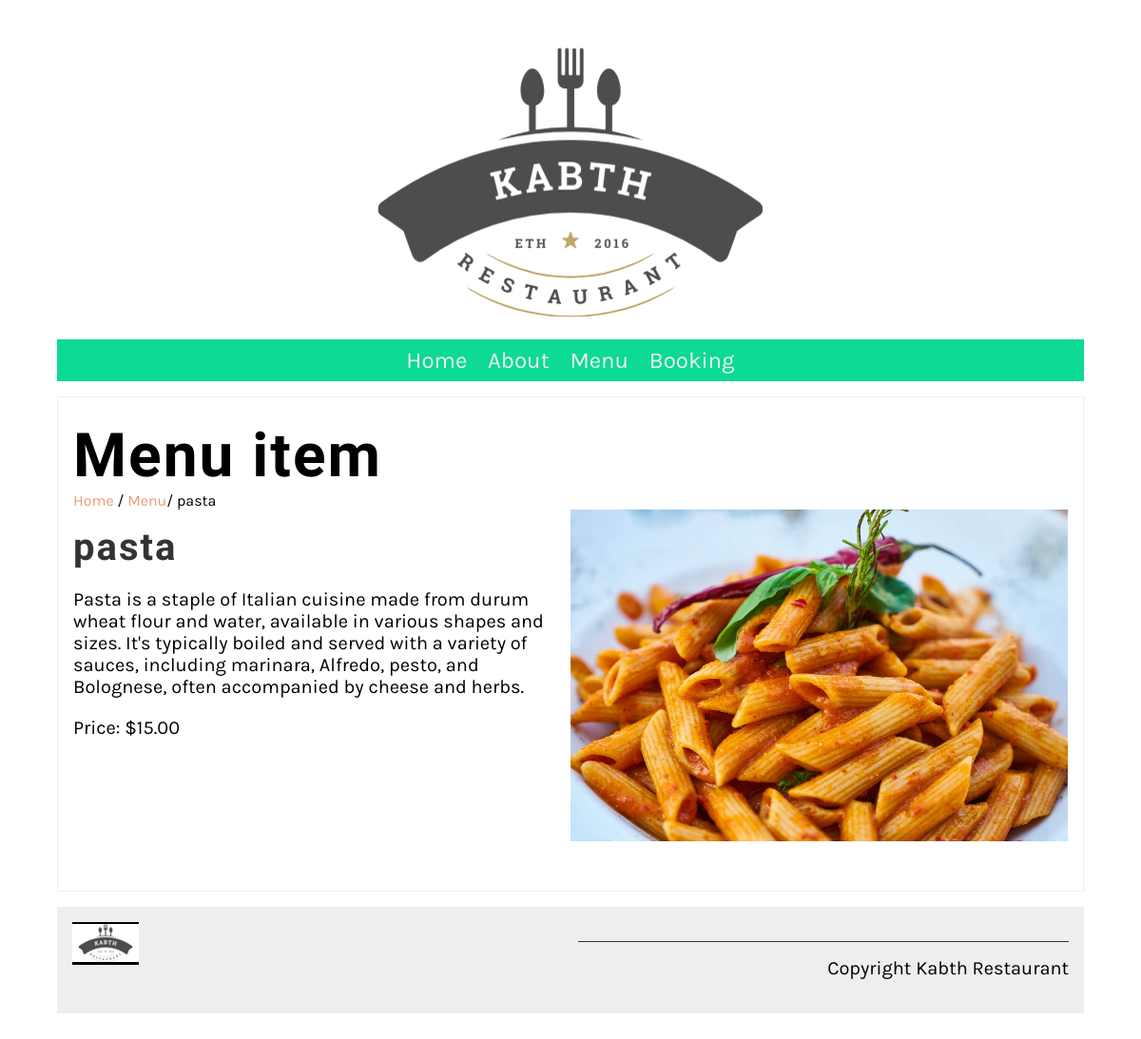
Screenshot of /menu_item/1/ with the database file from the repository.
### restaurant/models.py (models this page shows, shortened)
class Menu(models.Model):
    name = models.CharField(max_length=250)
    price = models.IntegerField()
    description = models.TextField(max_length=1000)

### restaurant/views.py (the view)
# urls.py: path('menu_item/<int:pk>/', views.menu_item, name= "menu_item"),
def menu_item(request, pk=None):
    if pk:
        menu_item = models.Menu.objects.get(pk = pk)
    else:
        menu_item=""
    return render(request,"menu_item.html",{"menu_item":menu_item})

### restaurant/templates/menu_item.html
{% extends 'base.html' %}
{% load static %}
{% block content %}
<section>
    <article>
        <h1>Menu item</h1>
        <span>
            <a href="{% url 'home' %}">Home</a> /
            <a href="{% url 'menu' %}">Menu</a>/
            {{menu_item.name}}
        </span>
        <div class="row">
            <div class="column">
                <h2>
                    {{menu_item.name}}
                </h2>
                <p>
                    {{menu_item.description}}
                </p>
                <p>
                    Price: ${{menu_item.price}}.00
                </p>
            </div>
            <div class="column">
                <img src="{% static 'img/menu_items/' %}{{ menu_item.name|slugify }}.jpg" alt="{{ menu_item.name }}" />
            </div>
        </div>
    </article>
</section>
{% endblock %}

### restaurant/static/css/style.css (style rules this page uses)
body { font-family: 'Karla', sans-serif; margin-top: 3rem; margin-bottom: 3rem; margin-left: 5%; margin-right: 5%; }
h1, h2, h3, h4, h5, h6 { font-family: 'Markazi Text', serif; letter-spacing: 2px;; }
h1 { font-size: 4rem; margin-top: 1.5rem; margin-bottom: 0; }
h2 { font-size: 2.5rem; color: #333333; margin:1rem 0; }
p, ul { font-size: 1.25rem;; }
a { color: #EE9972; text-decoration: none; }
section { display: flex; gap: 2rem 1rem; margin-top: 1rem; margin-bottom: 1rem; flex-direction: row; }
article { flex:1; }
article img { max-width: 100%; }
main article { border: 1px solid #EDEFEE; padding-left: 1rem; padding-right: 1rem; }
.row { display: flex; flex-direction: row; width: 100%; padding-bottom: 1rem; }
.column { flex-basis: 50%; margin-bottom: 1rem; padding-bottom: 1rem; }

### rows the page displays
Menu: name "pasta", description "Pasta is a staple of Italian cuisine made from durum wheat flour and water, available in various shapes and sizes. It's typically boiled and served with a variety of sauces, including marinara, Alfredo, pesto, and Bolognese, often accompanied by cheese and herbs.", price "15", name|slugify (picture)
